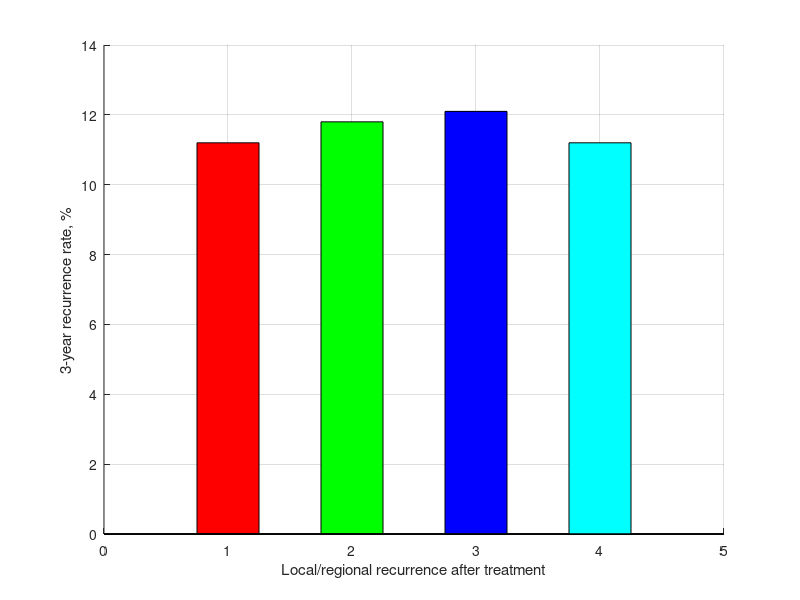

Reproduce this figure in MATLAB. (Note: this script raises an error after producing the figure.)
x1=[1 2 3 4];
y1=[11.2 0 0 0];
y2=[0 11.8 0 0];
y3=[0 0 12.1 0];
y4=[0 0 0 11.2];
w1=0.5;
y5=[66.4 0 0 0];
y6=[0 67.7 0 0];
y7=[0 0 64.2 0];
y8=[0 0 0 69.2];
%I couldnt figure out how to import data, sorry
figure
hold on
grid on
ylabel('3-year recurrence rate, %')
xlabel('Local/regional recurrence after treatment')
bar(x1,y1,w1,'r')
bar(x1,y2,w1, 'g')
bar(x1,y3,w1, 'b')
bar(x1,y4,w1, 'c')
%legend({'5-FU' 'CAPE' 'No Oxali' 'Oxali'},'Location','northwest')
ax=gca;
ax.XTick=[1 2 3 4];
ax.XTickLabels={'5-FU', 'CAPE', 'No Oxali', 'Oxali'};
hold off
figure
hold on
grid on
ylabel('Five-year survival rate, %')
xlabel('Disease-free survival after treatment')
bar(x1,y5,w1,'r')
bar(x1,y6,w1,'g')
bar(x1,y7,w1,'b')
bar(x1,y8,w1,'c')
bx=gca;
bx.XTick=[1 2 3 4];
bx.XTickLabels={'5-FU','CAPE','No Oxali','Oxali'};
hold off